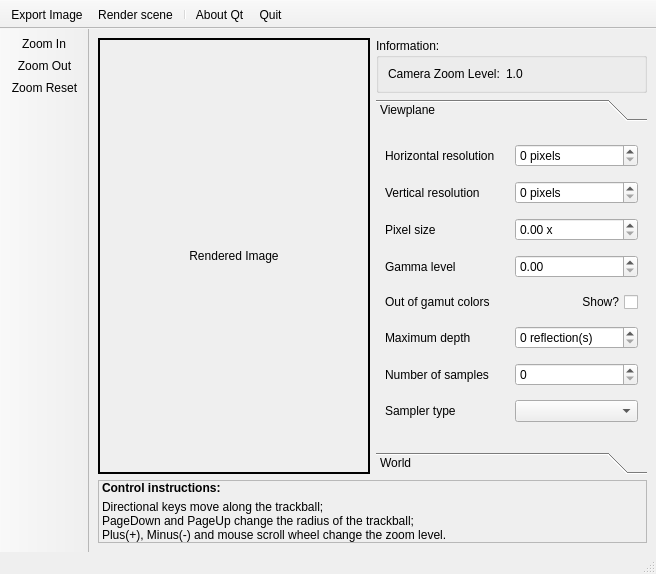
<?xml version="1.0" encoding="UTF-8"?>
<ui version="4.0">
 <class>MainWindow</class>
 <widget class="QMainWindow" name="MainWindow">
  <property name="geometry">
   <rect>
    <x>0</x>
    <y>0</y>
    <width>656</width>
    <height>574</height>
   </rect>
  </property>
  <property name="focusPolicy">
   <enum>Qt::StrongFocus</enum>
  </property>
  <property name="windowTitle">
   <string>Raytracer</string>
  </property>
  <widget class="QWidget" name="centralwidget">
   <layout class="QGridLayout" name="gridLayout_2">
    <item row="1" column="1">
     <widget class="QToolBox" name="toolBox">
      <property name="sizePolicy">
       <sizepolicy hsizetype="Minimum" vsizetype="Minimum">
        <horstretch>0</horstretch>
        <verstretch>0</verstretch>
       </sizepolicy>
      </property>
      <widget class="QWidget" name="page">
       <property name="geometry">
        <rect>
         <x>0</x>
         <y>0</y>
         <width>299</width>
         <height>264</height>
        </rect>
       </property>
       <attribute name="label">
        <string>Viewplane</string>
       </attribute>
       <layout class="QGridLayout" name="gridLayout">
        <item row="3" column="0">
         <widget class="QLabel" name="pixelSizeLabel">
          <property name="text">
           <string>Pixel size</string>
          </property>
         </widget>
        </item>
        <item row="1" column="0">
         <widget class="QLabel" name="horizontalResolutionLabel">
          <property name="text">
           <string>Horizontal resolution</string>
          </property>
         </widget>
        </item>
        <item row="3" column="1">
         <widget class="QDoubleSpinBox" name="pixelSizeDoubleSpinBox">
          <property name="suffix">
           <string> x</string>
          </property>
         </widget>
        </item>
        <item row="2" column="0">
         <widget class="QLabel" name="verticalResolution">
          <property name="text">
           <string>Vertical resolution</string>
          </property>
         </widget>
        </item>
        <item row="5" column="0">
         <widget class="QLabel" name="gammaLevelLabel">
          <property name="text">
           <string>Gamma level</string>
          </property>
         </widget>
        </item>
        <item row="5" column="1">
         <widget class="QDoubleSpinBox" name="gammaLevelDoubleSpinBox"/>
        </item>
        <item row="7" column="1">
         <widget class="QCheckBox" name="outOfGamutCheckBox">
          <property name="layoutDirection">
           <enum>Qt::RightToLeft</enum>
          </property>
          <property name="text">
           <string>Show?</string>
          </property>
         </widget>
        </item>
        <item row="8" column="0">
         <widget class="QLabel" name="maxDepthLabel">
          <property name="text">
           <string>Maximum depth</string>
          </property>
         </widget>
        </item>
        <item row="9" column="0">
         <widget class="QLabel" name="numberOfSamplesLabel">
          <property name="text">
           <string>Number of samples</string>
          </property>
         </widget>
        </item>
        <item row="8" column="1">
         <widget class="QSpinBox" name="maxDepthSpinBox">
          <property name="suffix">
           <string> reflection(s)</string>
          </property>
         </widget>
        </item>
        <item row="10" column="0">
         <widget class="QLabel" name="samplerTypeLabel">
          <property name="text">
           <string>Sampler type</string>
          </property>
         </widget>
        </item>
        <item row="10" column="1">
         <widget class="QComboBox" name="samplerTypeComboBox"/>
        </item>
        <item row="7" column="0">
         <widget class="QLabel" name="outOfGamutLabel">
          <property name="text">
           <string>Out of gamut colors</string>
          </property>
         </widget>
        </item>
        <item row="2" column="1">
         <widget class="QSpinBox" name="verticalResolutionSpinBox">
          <property name="suffix">
           <string> pixels</string>
          </property>
          <property name="maximum">
           <number>1000</number>
          </property>
         </widget>
        </item>
        <item row="1" column="1">
         <widget class="QSpinBox" name="horizontalResolutionSpinBox">
          <property name="suffix">
           <string> pixels</string>
          </property>
          <property name="maximum">
           <number>1000</number>
          </property>
         </widget>
        </item>
        <item row="9" column="1">
         <widget class="QSpinBox" name="numberOfSamplesSpinBox"/>
        </item>
       </layout>
      </widget>
      <widget class="QWidget" name="page_2">
       <property name="geometry">
        <rect>
         <x>0</x>
         <y>0</y>
         <width>299</width>
         <height>264</height>
        </rect>
       </property>
       <attribute name="label">
        <string>World</string>
       </attribute>
       <layout class="QGridLayout" name="gridLayout_3">
        <item row="5" column="3">
         <widget class="QComboBox" name="ambientLightTypeComboBox"/>
        </item>
        <item row="1" column="1">
         <widget class="QLabel" name="tracerTypeLabel">
          <property name="text">
           <string>Tracer type</string>
          </property>
         </widget>
        </item>
        <item row="1" column="3">
         <widget class="QComboBox" name="tracerTypeComboBox"/>
        </item>
        <item row="3" column="1">
         <widget class="QLabel" name="ambientLightColorLabel">
          <property name="text">
           <string>Ambient Light color</string>
          </property>
         </widget>
        </item>
        <item row="3" column="3">
         <widget class="QPushButton" name="ambientLightColorPushButton">
          <property name="text">
           <string/>
          </property>
         </widget>
        </item>
        <item row="2" column="1">
         <widget class="QLabel" name="backgroundColorLabel">
          <property name="text">
           <string>Background color</string>
          </property>
         </widget>
        </item>
        <item row="5" column="1">
         <widget class="QLabel" name="ambientLightTypeLabel">
          <property name="text">
           <string>Ambient Light type</string>
          </property>
         </widget>
        </item>
        <item row="2" column="3">
         <widget class="QPushButton" name="backgroundColorPushButton">
          <property name="text">
           <string/>
          </property>
         </widget>
        </item>
        <item row="4" column="1">
         <widget class="QLabel" name="ambientLightRadianceLabel">
          <property name="text">
           <string>Ambient Light radiance</string>
          </property>
         </widget>
        </item>
        <item row="4" column="3">
         <widget class="QDoubleSpinBox" name="ambientLightRadianceDoubleSpinBox"/>
        </item>
        <item row="0" column="1">
         <widget class="QLabel" name="cameraDistanceLabel">
          <property name="text">
           <string>Camera distance
from Viewplane</string>
          </property>
         </widget>
        </item>
        <item row="0" column="3">
         <widget class="QDoubleSpinBox" name="cameraDistanceDoubleSpinBox"/>
        </item>
       </layout>
      </widget>
     </widget>
    </item>
    <item row="2" column="0" colspan="2">
     <widget class="QLabel" name="label">
      <property name="frameShape">
       <enum>QFrame::StyledPanel</enum>
      </property>
      <property name="text">
       <string>&lt;!DOCTYPE HTML PUBLIC &quot;-//W3C//DTD HTML 4.0//EN&quot; &quot;http://www.w3.org/TR/REC-html40/strict.dtd&quot;&gt;
&lt;html&gt;&lt;head&gt;&lt;meta name=&quot;qrichtext&quot; content=&quot;1&quot; /&gt;&lt;style type=&quot;text/css&quot;&gt;
p, li { white-space: pre-wrap; }
&lt;/style&gt;&lt;/head&gt;&lt;body style=&quot; font-family:'Sans Serif'; font-size:9pt; font-weight:400; font-style:normal;&quot;&gt;
&lt;p style=&quot; margin-top:0px; margin-bottom:0px; margin-left:0px; margin-right:0px; -qt-block-indent:0; text-indent:0px;&quot;&gt;&lt;span style=&quot; font-weight:600;&quot;&gt;Control instructions:&lt;/span&gt;&lt;/p&gt;
&lt;ul style=&quot;margin-top: 0px; margin-bottom: 0px; margin-left: 0px; margin-right: 0px; -qt-list-indent: 0;&quot;&gt;&lt;li style=&quot; margin-top:5px; margin-bottom:0px; margin-left:0px; margin-right:0px; -qt-block-indent:0; text-indent:0px;&quot;&gt;Directional keys move along the trackball;&lt;/li&gt;
&lt;li style=&quot; margin-top:0px; margin-bottom:0px; margin-left:0px; margin-right:0px; -qt-block-indent:0; text-indent:0px;&quot;&gt;PageDown and PageUp change the radius of the trackball;&lt;/li&gt;
&lt;li style=&quot; margin-top:0px; margin-bottom:12px; margin-left:0px; margin-right:0px; -qt-block-indent:0; text-indent:0px;&quot;&gt;Plus(+), Minus(-) and mouse scroll wheel change the zoom level.&lt;/li&gt;&lt;/ul&gt;&lt;/body&gt;&lt;/html&gt;</string>
      </property>
     </widget>
    </item>
    <item row="0" column="1">
     <widget class="QGroupBox" name="informationGroupBox">
      <property name="title">
       <string>Information:</string>
      </property>
      <layout class="QFormLayout" name="formLayout">
       <item row="0" column="0">
        <widget class="QLabel" name="zoomLevelInfoLabel">
         <property name="text">
          <string>Camera Zoom Level:</string>
         </property>
        </widget>
       </item>
       <item row="0" column="1">
        <widget class="QLabel" name="zoomLevelLabel">
         <property name="text">
          <string>1.0</string>
         </property>
        </widget>
       </item>
      </layout>
     </widget>
    </item>
    <item row="0" column="0" rowspan="2">
     <widget class="QLabel" name="renderedImage">
      <property name="sizePolicy">
       <sizepolicy hsizetype="Expanding" vsizetype="Expanding">
        <horstretch>0</horstretch>
        <verstretch>0</verstretch>
       </sizepolicy>
      </property>
      <property name="focusPolicy">
       <enum>Qt::WheelFocus</enum>
      </property>
      <property name="frameShape">
       <enum>QFrame::Box</enum>
      </property>
      <property name="lineWidth">
       <number>2</number>
      </property>
      <property name="text">
       <string>Rendered Image</string>
      </property>
      <property name="alignment">
       <set>Qt::AlignCenter</set>
      </property>
      <property name="margin">
       <number>5</number>
      </property>
     </widget>
    </item>
   </layout>
  </widget>
  <widget class="QStatusBar" name="statusbar"/>
  <widget class="QToolBar" name="toolBar">
   <property name="windowTitle">
    <string>mainToolBar</string>
   </property>
   <property name="movable">
    <bool>false</bool>
   </property>
   <property name="toolButtonStyle">
    <enum>Qt::ToolButtonTextUnderIcon</enum>
   </property>
   <attribute name="toolBarArea">
    <enum>TopToolBarArea</enum>
   </attribute>
   <attribute name="toolBarBreak">
    <bool>false</bool>
   </attribute>
   <addaction name="actionExport_Image"/>
   <addaction name="actionRender_scene"/>
   <addaction name="separator"/>
   <addaction name="actionAbout_Qt"/>
   <addaction name="actionQuit"/>
  </widget>
  <widget class="QToolBar" name="toolBar_2">
   <property name="windowTitle">
    <string>toolBar_2</string>
   </property>
   <property name="movable">
    <bool>false</bool>
   </property>
   <attribute name="toolBarArea">
    <enum>LeftToolBarArea</enum>
   </attribute>
   <attribute name="toolBarBreak">
    <bool>false</bool>
   </attribute>
   <addaction name="actionZoom_In"/>
   <addaction name="actionZoom_Out"/>
   <addaction name="actionZoom_Reset"/>
  </widget>
  <action name="actionQuit">
   <property name="icon">
    <iconset resource="resources.qrc">
     <normaloff>:/assets/assets/actions-dialog-close-icon-32x32.png</normaloff>:/assets/assets/actions-dialog-close-icon-32x32.png</iconset>
   </property>
   <property name="text">
    <string>Quit</string>
   </property>
   <property name="shortcut">
    <string>Ctrl+Q</string>
   </property>
  </action>
  <action name="actionAbout_Qt">
   <property name="icon">
    <iconset resource="resources.qrc">
     <normaloff>:/assets/assets/help-about-32x32.png</normaloff>:/assets/assets/help-about-32x32.png</iconset>
   </property>
   <property name="text">
    <string>About Qt...</string>
   </property>
  </action>
  <action name="actionRender_scene">
   <property name="icon">
    <iconset resource="resources.qrc">
     <normaloff>:/assets/assets/view-refresh-32x32.png</normaloff>:/assets/assets/view-refresh-32x32.png</iconset>
   </property>
   <property name="text">
    <string>Render scene</string>
   </property>
   <property name="shortcut">
    <string>F5, Ctrl+R</string>
   </property>
  </action>
  <action name="actionExport_Image">
   <property name="icon">
    <iconset resource="resources.qrc">
     <normaloff>:/assets/assets/document-save-as-32x32.png</normaloff>:/assets/assets/document-save-as-32x32.png</iconset>
   </property>
   <property name="text">
    <string>Export Image</string>
   </property>
   <property name="shortcut">
    <string>Ctrl+S</string>
   </property>
  </action>
  <action name="actionReset">
   <property name="text">
    <string>Reset</string>
   </property>
   <property name="shortcut">
    <string>Esc</string>
   </property>
  </action>
  <action name="actionZoom_In">
   <property name="icon">
    <iconset resource="resources.qrc">
     <normaloff>:/assets/assets/actions-zoom-in-icon-32x32.png</normaloff>:/assets/assets/actions-zoom-in-icon-32x32.png</iconset>
   </property>
   <property name="text">
    <string>Zoom In</string>
   </property>
   <property name="shortcut">
    <string>+</string>
   </property>
  </action>
  <action name="actionZoom_Out">
   <property name="icon">
    <iconset resource="resources.qrc">
     <normaloff>:/assets/assets/actions-zoom-out-icon-32x32.png</normaloff>:/assets/assets/actions-zoom-out-icon-32x32.png</iconset>
   </property>
   <property name="text">
    <string>Zoom Out</string>
   </property>
   <property name="shortcut">
    <string>-</string>
   </property>
  </action>
  <action name="actionZoom_Reset">
   <property name="icon">
    <iconset resource="resources.qrc">
     <normaloff>:/assets/assets/actions-zoom-original-icon-32x32.png</normaloff>:/assets/assets/actions-zoom-original-icon-32x32.png</iconset>
   </property>
   <property name="text">
    <string>Zoom Reset</string>
   </property>
   <property name="shortcut">
    <string>=</string>
   </property>
  </action>
 </widget>
 <resources>
  <include location="resources.qrc"/>
 </resources>
 <connections/>
</ui>
